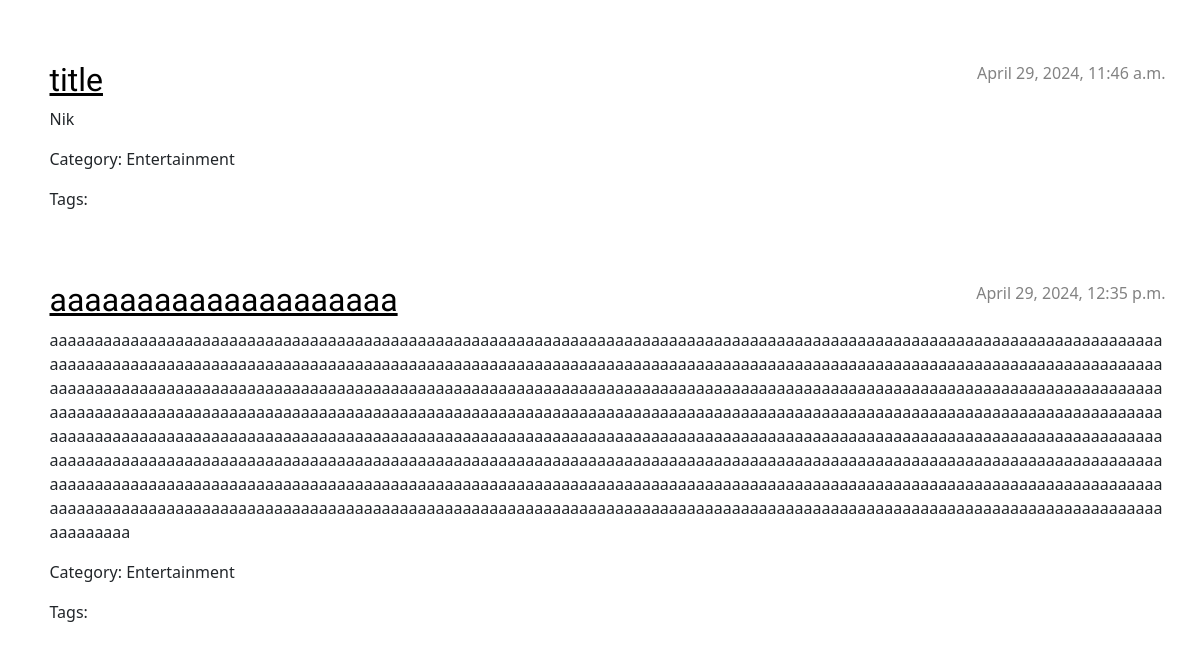
Before: / (lower part) with the older database file.
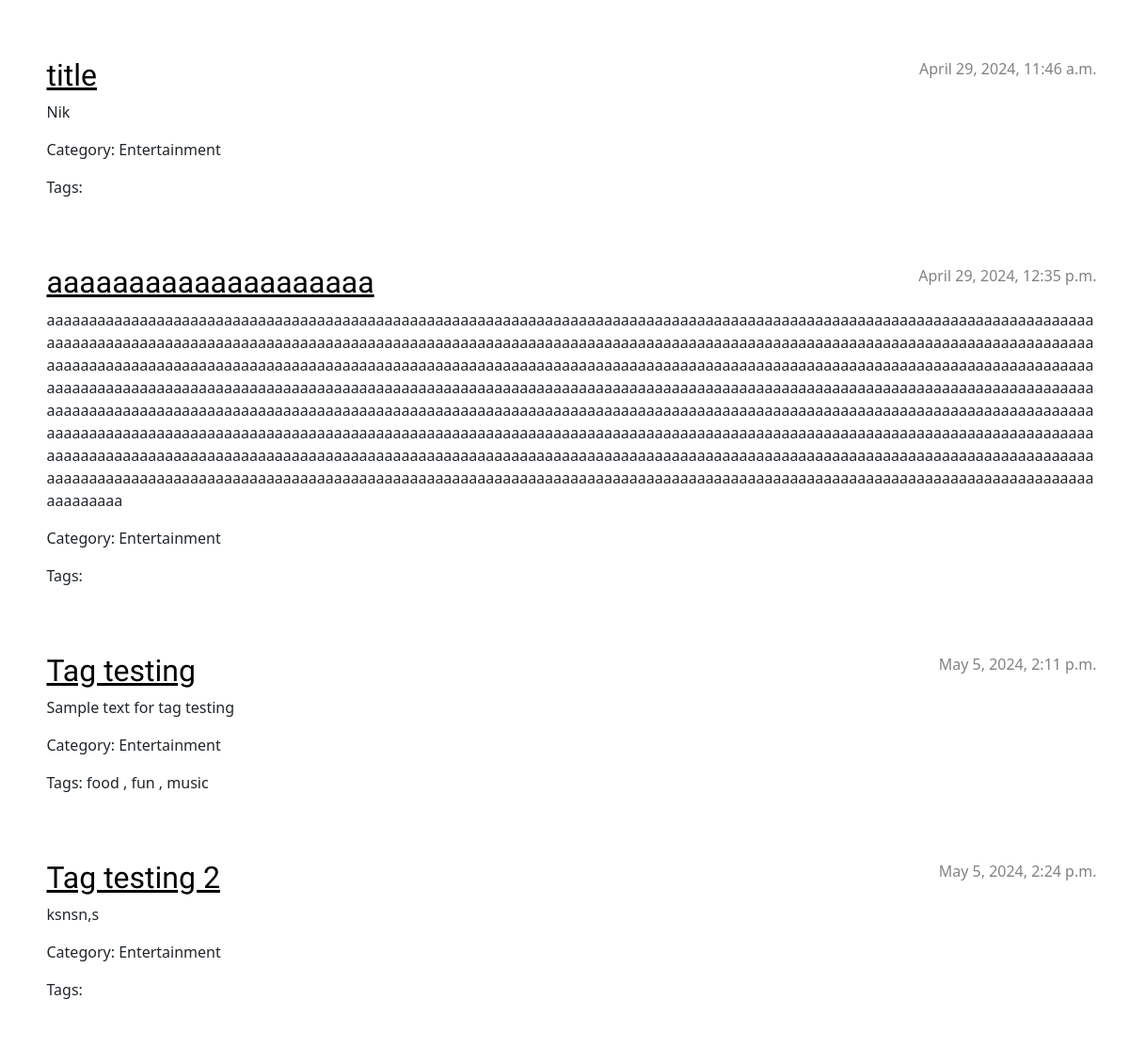
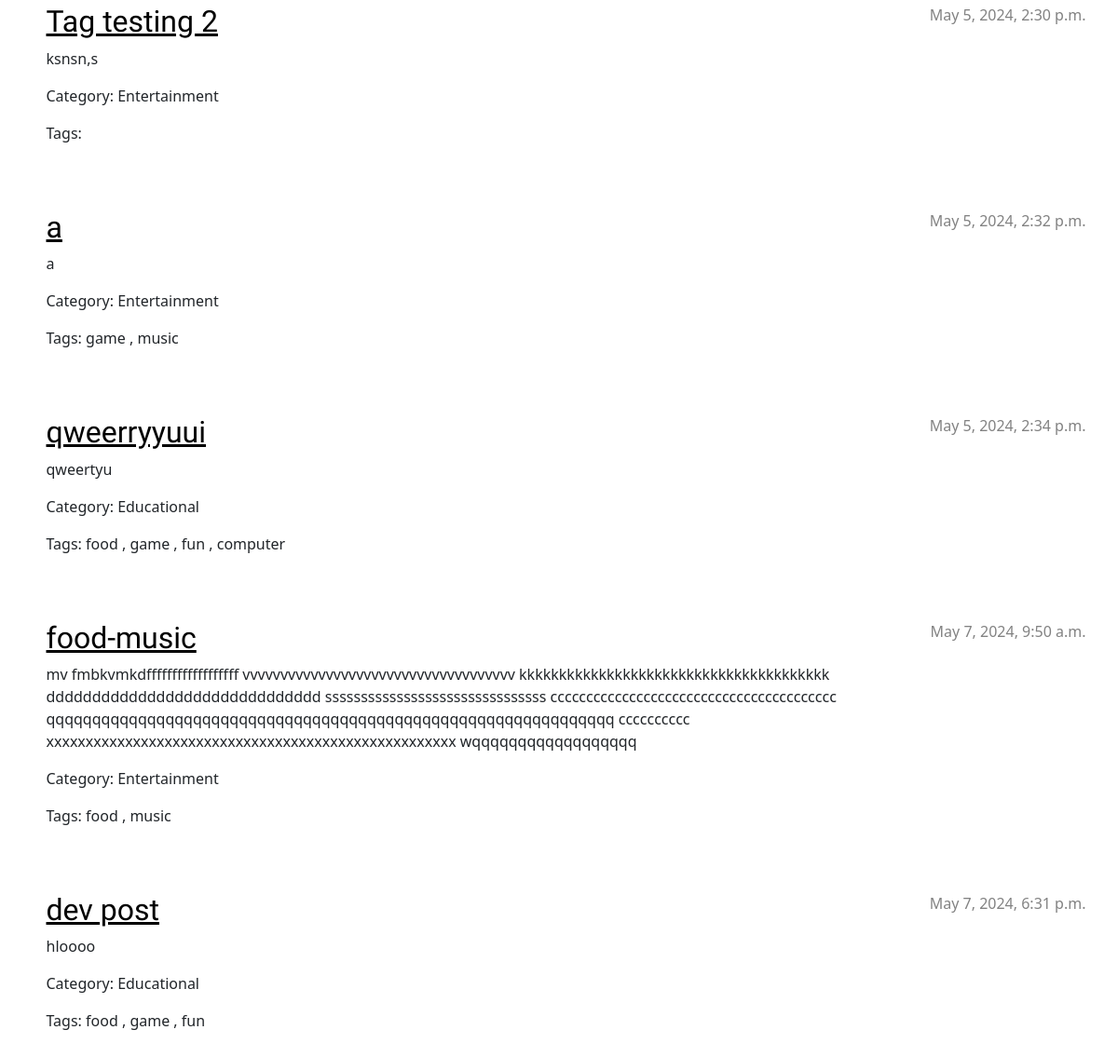
After: the same page with the newer database file (2 pictures, top to bottom).
### blog/models.py (models this page shows, shortened)
class Post(models.Model):
    author = models.ForeignKey(settings.AUTH_USER_MODEL, on_delete=models.CASCADE, null=True)
    title = models.CharField(max_length=20)
    text = models.TextField()
    created_date = models.DateTimeField(default=timezone.now)
    published_date = models.DateTimeField(blank=True, null=True)
    slug = models.SlugField(unique=True, default=uuid.uuid1)
    category = models.ForeignKey(Category, on_delete=models.CASCADE, null=True)
    tag = models.ManyToManyField(Tag, related_name='posts')

class Category(models.Model):
    name = models.CharField(max_length=200)
    creation_date = models.DateTimeField(blank=True, null=True)
    slug = models.SlugField(unique=True, default=uuid.uuid1)

class Tag(models.Model):
    name = models.CharField(max_length=200)
    creation_date = models.DateTimeField(blank=True, null=True)

### blog/views.py (the view)
# urls.py: path('', views.post_list, name='post_list'),
def post_list(request):
    posts = Post.objects.select_related('category').filter(published_date__lte=timezone.now()).order_by('published_date')
    return render(request, 'blog/post_list.html', {'posts': posts})

### blog/templates/blog/post_list.html
{% extends 'blog/base.html' %} {% block content %} {% for post in posts %}
<article class="post">
  <time class="date"> {{ post.published_date }} </time>
  <h2><a href="/post/{{ post.slug }}/">{{ post.title }}</a></h2>
  <p style="word-wrap: break-word">{{ post.text|linebreaksbr|safe }}</p>
  <p>Category: {{ post.category.name }}</p>
  <p>Tags:
    {% for tag in post.tag.all %}
    {{ tag.name }}
    {% if not forloop.last %}, {% endif %}
    {% endfor %}
  </p>
</article>
{% endfor %} {% endblock %}

Changed rows visible on the page:
added Post: published_date "May 5, 2024, 2:11 p.m.", title "Tag testing", text "Sample text for tag testing", category.name "Entertainment"
added Tag: name "food"
added Tag: name "fun"
added Tag: name "music"
added Post: published_date "May 5, 2024, 2:24 p.m.", title "Tag testing 2", text "ksnsn,s", category.name "Entertainment"
added Post: published_date "May 5, 2024, 2:30 p.m.", title "Tag testing 2", text "ksnsn,s", category.name "Entertainment"
added Post: published_date "May 5, 2024, 2:32 p.m.", title "a", text "a", category.name "Entertainment"
added Tag: name "game"
added Post: published_date "May 5, 2024, 2:34 p.m.", title "qweerryyuui", text "qweertyu", category.name "Educational"
added Tag: name "computer", shown under "May 5, 2024, 2:34 p.m."
added Post: published_date "May 7, 2024, 9:50 a.m.", title "food-music", text "mv fmbkvmkdffffffffffffffffff vvvvvvvvvvvvvvvvvvvvvvvvvvvvvvvvvvvv kkkkkkkkkkkkkkkkkkkkkkkkkkkkkkkkkkkkkkk dddddddddddddddddddddddddddddd sssssssssssssssssssssssssssssss cccccccccccccccccccccccccccccccccccccccc qqqqqqqqqqqqqqqqqqqqqqqqqqqqqqqqqqqqqqqqqqqqqqqqqqqqqqqqqqqqqq cccccccccc xxxxxxxxxxxxxxxxxxxxxxxxxxxxxxxxxxxxxxxxxxxxxxxxxxxx wqqqqqqqqqqqqqqqqqq", category.name "Entertainment"
added Post: published_date "May 7, 2024, 6:31 p.m.", title "dev post", text "hloooo", category.name "Educational"
